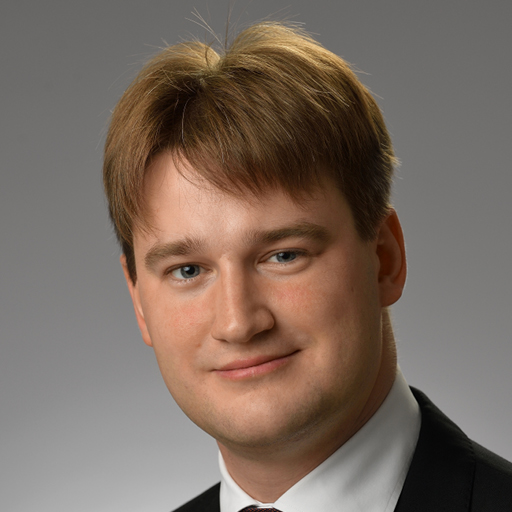
#> input picture images/1.jpg, 512 x 512 px
$ python photo_validator.py --image images/1.jpg   (older library calls are emulated)
#> lines starting #> are read from the running program, lines starting #| are printed output that depends on the picture; after the words box and inside, x2 and y2 are one past the last pixel; in counts of white or black regions, pixels touching at a corner belong together
### file_format_check.py
from PIL import Image

def check_image(path):
	try:
		Image.open(path)
	except IOError:
		return False
	return True

### grey_black_and_white_check.py
def is_grey(img):
    print(img.size)
    w, h, channel = img.shape
    print(w)
    print(h)
    for i in range(w):
        for j in range(h):
            r, g, b = img[i][j]
            if r != g != b:
                return False
    return True

### blur_check.py
import cv2
import numpy as np

def check_image_blurness(image):
    gray = cv2.cvtColor(image, cv2.COLOR_BGR2GRAY)
    return check_if_blur(gray) or check_if_pixaleted(gray)

def check_if_blur(gray):
    # compute the Laplacian of the image and then return the focus
    # measure, which is simply the variance of the Laplacian
    value = cv2.Laplacian(gray, cv2.CV_64F).var()
    return value < 145


def check_if_pixaleted(gray):

    #edge detection using canny
    edges = cv2.Canny(gray, 50, 150, apertureSize=3)
    minLineLength = 200
    maxLineGap = 10

    #number of lines detection using hough

    lines = cv2.HoughLinesP(edges, 1, np.pi / 180, 100, minLineLength, maxLineGap)

    if(lines is None):
        lines =[]
    return len(lines) > 5

### background_check.py
import numpy as np


def background_check(image):
    tolerance_std = 10.00
    h, w, channels = image.shape

    pixels_of_r = []
    pixels_of_g = []
    pixels_of_b = []

    for height in range(0, h):
        for width in range(0, w):
            if (height <= 0.35 * h and (width <= 0.14 * w or width >= 0.86 * w)) or height <= 0.015*h:
                r = image[height, width, 0]
                g = image[height, width, 1]
                b = image[height, width, 2]
                if is_black(r, g, b):
                    print("h",height)
                    print("w",width)
                    print("aa")
                    return False

                pixels_of_r.append(r)
                pixels_of_g.append(g)
                pixels_of_b.append(b)

    # standard deviation

    std_r = np.std(pixels_of_r)
    std_g = np.std(pixels_of_g)
    std_b = np.std(pixels_of_b)


    # print(std_r)
    # print(std_g)
    # print(std_b)

    return std_r <= tolerance_std and std_g <= tolerance_std and std_b <= tolerance_std


def is_black(r,g,b):
    return r <= 100 and g <= 100 and b <= 100

### head_check.py
import cv2

def head_percentage(image):

    faces = getFaces(image)

    # Return false if there's not exactly one face in the picture
    if len(faces) != 1:
        return False

    # Get the only face data
    face = faces[0]
    width = face[2]
    height = face[3]

    # Calculate head percentage based on face percentage, multiplied by 1.25 to assume 80% of head is face
    head_percentage = (width*height)/(image.shape[0]*image.shape[1]) * 1.25 * 100

    # Image is valid if head percentage is between 30% and 50%
    if 30 <= head_percentage <= 50:
        return True
    return False

def getFaces(image):
    gray_img = cv2.cvtColor(image, cv2.COLOR_BGR2GRAY)
    # Load cascade classifier training file for haarcascade
    haar_face_cascade = cv2.CascadeClassifier(cv2.data.haarcascades + "haarcascade_frontalface_default.xml")

    # Detect multiscale (some images may be closer to camera than others) images
    return haar_face_cascade.detectMultiScale(gray_img, scaleFactor=1.1, minNeighbors=5);

def is_eye_covered(image):
    faces = getFaces(image)
    gray_img = cv2.cvtColor(image, cv2.COLOR_BGR2GRAY)
    eye_cascade = cv2.CascadeClassifier(cv2.data.haarcascades + 'haarcascade_eye.xml')
    eyes =[]
    if len(faces) == 0:
        return True
    for (x, y, w, h) in faces:
        roi_gray = gray_img[y:y + h, x:x + w]
        eyes = eye_cascade.detectMultiScale(roi_gray)
    return len(eyes) == 0


def valid_head_size(image):
    if not head_percentage(image):
        return False
    return True

### file_size_check.py
import os.path

def check_image(path):
	size = os.path.getsize(path)

	# Check if the size of the file is greater than 1MB or not
	if size < 1024*1024:
		return True
	return False

### photo_validator.py
import os.path
import argparse
import cv2

import file_format_check
import file_size_check
import blur_check
import head_check
import background_check
import grey_black_and_white_check
import logging
import time

logging.basicConfig(level=logging.INFO)

def main():
    initial = time.time()
    ap = argparse.ArgumentParser()
    ap.add_argument('-i', '--image', required=True, help='Path to image file')

    # Read the image path from the argument
    args = vars(ap.parse_args())
    imgPath = args['image']

    # Check if the file exists
    if not os.path.isfile(imgPath):
        logging.info("The specified file does not exist")
        exit()

    # Check image file format
    is_file_format_valid = file_format_check.check_image(imgPath)
    logging.info("File format check: " + ('Passed' if is_file_format_valid else 'Failed'))

    if not is_file_format_valid:
        exit()

    # Check image file size
    is_file_size_valid = file_size_check.check_image(imgPath)
    logging.info("File size check: " + ('Passed' if is_file_format_valid else 'Failed'))

    if not is_file_size_valid:
        exit()

    # Load the image
    img = cv2.imread(imgPath)

    logging.info("Greyscale check: " + ('Passed' if not grey_black_and_white_check.is_grey(img) else 'Failed'))
#| 786432
#| 512
#| 512

    # Check image for blurness
    is_blur = blur_check.check_image_blurness(img)
#> in check_image_blurness, `gray = cv2.cvtColor(image, cv2.COLOR_BGR2GRAY)`:
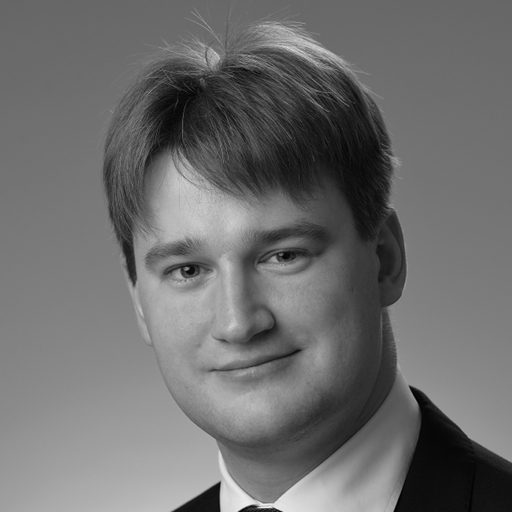
#> gray: shape (512, 512); min 0, max 239, mean 109.6
#> in check_if_blur, `value = cv2.Laplacian(gray, cv2.CV_64F).var()`: value = 228.9
#> in check_if_pixaleted, `edges = cv2.Canny(gray, 50, 150, apertureSize=3)`:
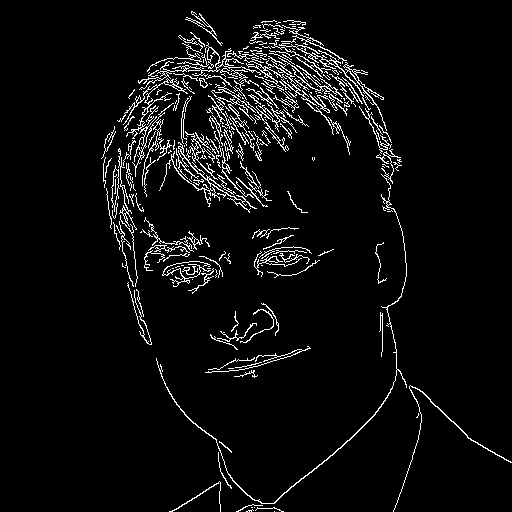
#> edges: shape (512, 512); 4.9% white in thin lines or dots, all inside (x1, y1, x2, y2) = (101, 11, 512, 512)
#> in check_if_pixaleted, `lines = cv2.HoughLinesP(edges, 1, np.pi / 180, 100, minLineLength, max..`: lines = [[426, 396, 451, 421], [439, 408, 467, 436], [188, 70, 199, 70]]
#> is_blur = False
    logging.info("Blurness check: " + ('Passed' if not is_blur else 'Failed'))

    # Check the background of image
    is_background_ok = background_check.background_check(img)
#> after the loop in background_check, `for height in range(0, h):`: pixels_of_b = 28692 items
#> in background_check, `std_r = np.std(pixels_of_r)`: std_r = 4.02
#> in background_check, `std_g = np.std(pixels_of_g)`: std_g = 3.96
#> in background_check, `std_b = np.std(pixels_of_b)`: std_b = 3.97
#> is_background_ok = True
    logging.info("Background check: " + ('Passed' if is_background_ok else 'Failed'))

    # Check image for head position and coverage
    is_head_valid = head_check.valid_head_size(img)
#> in head_percentage, `faces = getFaces(image)`: faces = [[108, 158, 262, 262]]
#> in head_percentage, `face = faces[0]`: face = [108, 158, 262, 262]
#> in head_percentage, `width = face[2]`: width = 262
#> in head_percentage, `head_percentage = (width*height)/(image.shape[0]*image.shape[1]) * 1.2..`: head_percentage = 32.73
#> is_head_valid = True
    logging.info("Head check: " + ('Passed' if is_head_valid else 'Failed'))

    #Check Eye Covered
    is_eye_covered = head_check.is_eye_covered(img)
#> in is_eye_covered, `faces = getFaces(image)`: faces = [[108, 158, 262, 262]]
#> the loop in is_eye_covered, `for (x, y, w, h) in faces:` made 1 pass
#> (x, y, w, h, eyes) on pass 1: (108, 158, 262, 262, [[47, 85, 56, 56], [142, 67, 62, 62]])
#> pass 1, in is_eye_covered, `roi_gray = gray_img[y:y + h, x:x + w]`:
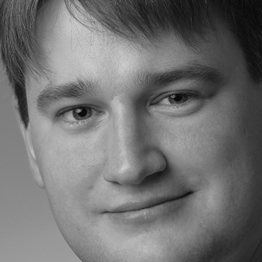
#> roi_gray: shape (262, 262); min 5, max 208, mean 113.4
#> is_eye_covered = False
    logging.info("Eye check: " + ('Passed' if not is_eye_covered else 'Failed'))

    # Display the imported image
    # cv2.imshow('Application Photo', img)
    # cv2.waitKey(0)
    # cv2.destroyAllWindows()
    final = time.time()
    logging.info("Total time in second = "+ str(final-initial))

if __name__ == '__main__':
    main()

$ run again, on images/bg_6.jpg
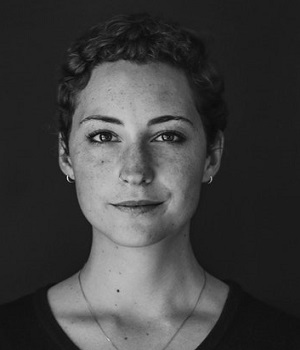
#> input picture images/bg_6.jpg, 300 x 350 px
#> in main, img is the input picture: shape (350, 300, 3); min 0, max 219, mean 63.4
#| 315000
#| 350
#| 300
#> value = 155.9
#> in check_if_pixaleted, `edges = cv2.Canny(gray, 50, 150, apertureSize=3)`:
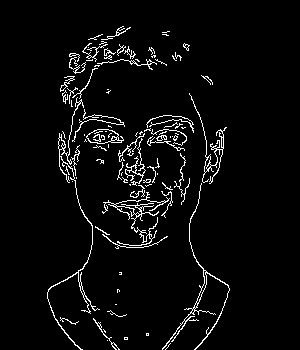
#> edges: shape (350, 300); 4.2% white in thin lines or dots, all inside (x1, y1, x2, y2) = (47, 26, 230, 350)
#> lines = None
#> is_blur = False
#> after the loop in background_check, `for height in range(0, h):`: pixels_of_b = []
#> is_background_ok = False
#> in head_percentage, `faces = getFaces(image)`: faces = [[146, 250, 90, 90], [47, 70, 179, 179]]
#> is_head_valid = False
#> in is_eye_covered, `faces = getFaces(image)`: faces = [[146, 250, 90, 90], [47, 70, 179, 179]]
#> the loop in is_eye_covered, `for (x, y, w, h) in faces:` made 2 passes
#> pass 2, in is_eye_covered, `roi_gray = gray_img[y:y + h, x:x + w]`:
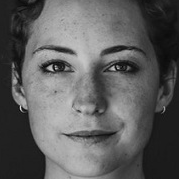
#> roi_gray: shape (179, 179); min 0, max 219, mean 93.3
#> is_eye_covered = False
